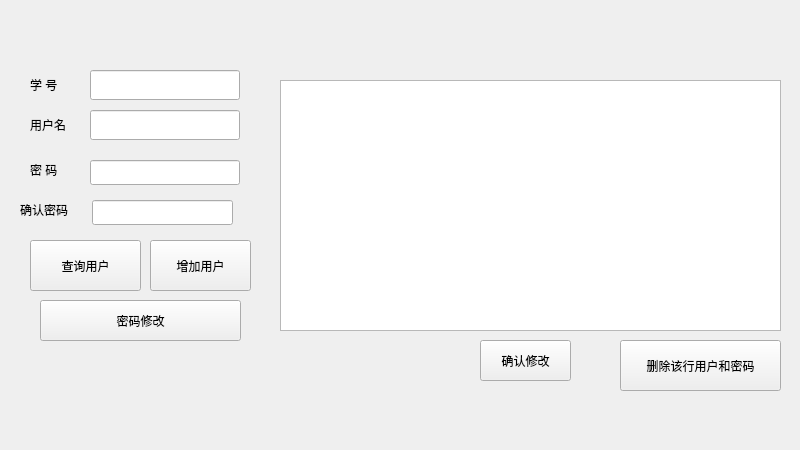
<?xml version="1.0" encoding="UTF-8"?>
<ui version="4.0">
 <class>modpwd</class>
 <widget class="QWidget" name="modpwd">
  <property name="geometry">
   <rect>
    <x>0</x>
    <y>0</y>
    <width>800</width>
    <height>450</height>
   </rect>
  </property>
  <property name="windowTitle">
   <string>Form</string>
  </property>
  <property name="windowIcon">
   <iconset resource="src.qrc">
    <normaloff>:/sy.jpg</normaloff>:/sy.jpg</iconset>
  </property>
  <widget class="QTableView" name="tableView">
   <property name="geometry">
    <rect>
     <x>280</x>
     <y>80</y>
     <width>501</width>
     <height>251</height>
    </rect>
   </property>
  </widget>
  <widget class="QPushButton" name="but_to_pwd">
   <property name="geometry">
    <rect>
     <x>40</x>
     <y>300</y>
     <width>201</width>
     <height>41</height>
    </rect>
   </property>
   <property name="text">
    <string>密码修改</string>
   </property>
  </widget>
  <widget class="QPushButton" name="but_search_row">
   <property name="geometry">
    <rect>
     <x>30</x>
     <y>240</y>
     <width>111</width>
     <height>51</height>
    </rect>
   </property>
   <property name="text">
    <string>查询用户</string>
   </property>
  </widget>
  <widget class="QPushButton" name="but_add_row_usr">
   <property name="geometry">
    <rect>
     <x>150</x>
     <y>240</y>
     <width>101</width>
     <height>51</height>
    </rect>
   </property>
   <property name="text">
    <string>增加用户</string>
   </property>
  </widget>
  <widget class="QPushButton" name="but_remove_row_usr">
   <property name="geometry">
    <rect>
     <x>620</x>
     <y>340</y>
     <width>161</width>
     <height>51</height>
    </rect>
   </property>
   <property name="text">
    <string>删除该行用户和密码</string>
   </property>
  </widget>
  <widget class="QPushButton" name="but_ent_mod">
   <property name="geometry">
    <rect>
     <x>480</x>
     <y>340</y>
     <width>91</width>
     <height>41</height>
    </rect>
   </property>
   <property name="text">
    <string>确认修改</string>
   </property>
  </widget>
  <widget class="QLineEdit" name="managepage_usr_input">
   <property name="geometry">
    <rect>
     <x>90</x>
     <y>110</y>
     <width>150</width>
     <height>30</height>
    </rect>
   </property>
  </widget>
  <widget class="QLabel" name="managepage_usr_text">
   <property name="geometry">
    <rect>
     <x>30</x>
     <y>110</y>
     <width>51</width>
     <height>30</height>
    </rect>
   </property>
   <property name="text">
    <string>用户名</string>
   </property>
  </widget>
  <widget class="QLabel" name="managepage_pwd_text">
   <property name="geometry">
    <rect>
     <x>30</x>
     <y>160</y>
     <width>51</width>
     <height>20</height>
    </rect>
   </property>
   <property name="text">
    <string>密 码</string>
   </property>
  </widget>
  <widget class="QLineEdit" name="managepage_usr_pwd">
   <property name="geometry">
    <rect>
     <x>90</x>
     <y>160</y>
     <width>150</width>
     <height>25</height>
    </rect>
   </property>
  </widget>
  <widget class="QLabel" name="managepage_sno_text">
   <property name="geometry">
    <rect>
     <x>30</x>
     <y>70</y>
     <width>51</width>
     <height>30</height>
    </rect>
   </property>
   <property name="text">
    <string>学 号</string>
   </property>
  </widget>
  <widget class="QLineEdit" name="managepage_sno_input">
   <property name="geometry">
    <rect>
     <x>90</x>
     <y>70</y>
     <width>150</width>
     <height>30</height>
    </rect>
   </property>
  </widget>
  <widget class="QLineEdit" name="managepage_usr_pwd_confirm">
   <property name="geometry">
    <rect>
     <x>92</x>
     <y>200</y>
     <width>141</width>
     <height>25</height>
    </rect>
   </property>
  </widget>
  <widget class="QLabel" name="managepage_pwd_text_2">
   <property name="geometry">
    <rect>
     <x>20</x>
     <y>200</y>
     <width>61</width>
     <height>20</height>
    </rect>
   </property>
   <property name="text">
    <string>确认密码</string>
   </property>
  </widget>
 </widget>
 <resources>
  <include location="src.qrc"/>
 </resources>
 <connections/>
</ui>
